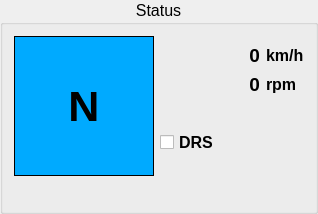
     <widget class="QGroupBox" name="group_status">
      <property name="sizePolicy">
       <sizepolicy hsizetype="Fixed" vsizetype="Preferred">
        <horstretch>0</horstretch>
        <verstretch>0</verstretch>
       </sizepolicy>
      </property>
      <property name="font">
       <font>
        <pointsize>12</pointsize>
       </font>
      </property>
      <property name="title">
       <string>Status</string>
      </property>
      <property name="alignment">
       <set>Qt::AlignHCenter|Qt::AlignTop</set>
      </property>
      <layout class="QGridLayout" name="gridLayout">
       <item row="0" column="0" rowspan="2">
        <widget class="QLabel" name="car_gear">
         <property name="sizePolicy">
          <sizepolicy hsizetype="Fixed" vsizetype="Fixed">
           <horstretch>0</horstretch>
           <verstretch>0</verstretch>
          </sizepolicy>
         </property>
         <property name="minimumSize">
          <size>
           <width>140</width>
           <height>140</height>
          </size>
         </property>
         <property name="maximumSize">
          <size>
           <width>140</width>
           <height>140</height>
          </size>
         </property>
         <property name="font">
          <font>
           <pointsize>32</pointsize>
           <weight>75</weight>
           <bold>true</bold>
          </font>
         </property>
         <property name="styleSheet">
          <string notr="true">background-color: rgb(0, 170, 255);</string>
         </property>
         <property name="frameShape">
          <enum>QFrame::Box</enum>
         </property>
         <property name="text">
          <string notr="true">N</string>
         </property>
         <property name="alignment">
          <set>Qt::AlignCenter</set>
         </property>
        </widget>
       </item>
       <item row="0" column="1">
        <layout class="QFormLayout" name="formLayout_2">
         <property name="labelAlignment">
          <set>Qt::AlignRight|Qt::AlignTrailing|Qt::AlignVCenter</set>
         </property>
         <property name="formAlignment">
          <set>Qt::AlignLeading|Qt::AlignLeft|Qt::AlignVCenter</set>
         </property>
         <item row="0" column="0">
          <widget class="QLabel" name="car_speed">
           <property name="sizePolicy">
            <sizepolicy hsizetype="Minimum" vsizetype="Preferred">
             <horstretch>0</horstretch>
             <verstretch>0</verstretch>
            </sizepolicy>
           </property>
           <property name="minimumSize">
            <size>
             <width>100</width>
             <height>0</height>
            </size>
           </property>
           <property name="font">
            <font>
             <pointsize>14</pointsize>
             <weight>75</weight>
             <bold>true</bold>
            </font>
           </property>
           <property name="frameShape">
            <enum>QFrame::NoFrame</enum>
           </property>
           <property name="text">
            <string notr="true">0</string>
           </property>
           <property name="alignment">
            <set>Qt::AlignRight|Qt::AlignTrailing|Qt::AlignVCenter</set>
           </property>
          </widget>
         </item>
         <item row="0" column="1">
          <widget class="QLabel" name="car_speed_lbl">
           <property name="font">
            <font>
             <pointsize>12</pointsize>
             <weight>75</weight>
             <bold>true</bold>
            </font>
           </property>
           <property name="frameShape">
            <enum>QFrame::NoFrame</enum>
           </property>
           <property name="text">
            <string notr="true">km/h</string>
           </property>
           <property name="alignment">
            <set>Qt::AlignLeading|Qt::AlignLeft|Qt::AlignVCenter</set>
           </property>
          </widget>
         </item>
         <item row="1" column="0">
          <widget class="QLabel" name="engine_rpm">
           <property name="sizePolicy">
            <sizepolicy hsizetype="Preferred" vsizetype="Preferred">
             <horstretch>1</horstretch>
             <verstretch>0</verstretch>
            </sizepolicy>
           </property>
           <property name="minimumSize">
            <size>
             <width>100</width>
             <height>0</height>
            </size>
           </property>
           <property name="font">
            <font>
             <pointsize>14</pointsize>
             <weight>75</weight>
             <bold>true</bold>
            </font>
           </property>
           <property name="frameShape">
            <enum>QFrame::NoFrame</enum>
           </property>
           <property name="text">
            <string notr="true">0</string>
           </property>
           <property name="alignment">
            <set>Qt::AlignRight|Qt::AlignTrailing|Qt::AlignVCenter</set>
           </property>
          </widget>
         </item>
         <item row="1" column="1">
          <widget class="QLabel" name="engine_rpm_lbl">
           <property name="font">
            <font>
             <pointsize>12</pointsize>
             <weight>75</weight>
             <bold>true</bold>
            </font>
           </property>
           <property name="frameShape">
            <enum>QFrame::NoFrame</enum>
           </property>
           <property name="text">
            <string notr="true">rpm</string>
           </property>
           <property name="alignment">
            <set>Qt::AlignLeading|Qt::AlignLeft|Qt::AlignVCenter</set>
           </property>
          </widget>
         </item>
        </layout>
       </item>
       <item row="1" column="1">
        <widget class="QCheckBox" name="car_drs">
         <property name="sizePolicy">
          <sizepolicy hsizetype="Preferred" vsizetype="Preferred">
           <horstretch>0</horstretch>
           <verstretch>0</verstretch>
          </sizepolicy>
         </property>
         <property name="font">
          <font>
           <weight>75</weight>
           <bold>true</bold>
          </font>
         </property>
         <property name="text">
          <string>DRS</string>
         </property>
         <property name="iconSize">
          <size>
           <width>48</width>
           <height>48</height>
          </size>
         </property>
        </widget>
       </item>
       <item row="2" column="0">
        <widget class="QLabel" name="label_9">
         <property name="text">
          <string/>
         </property>
        </widget>
       </item>
      </layout>
     </widget>
